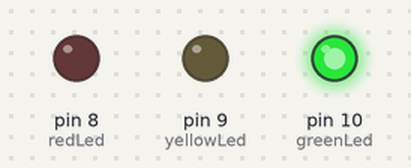
Recording of a sketch running on a simulated Arduino Uno, built with avr-gcc and run on an emulated ATmega328P. On the bench: output pins drawn as LEDs (lit = HIGH).

Above: at 1.0 s.
At 2.2 s:
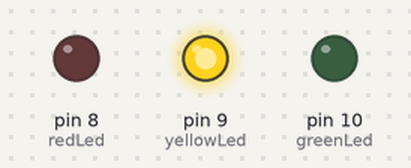
At 3.5 s:
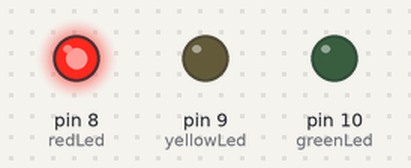
Timing chart, 0 to 5.9 s (numbered marks = the images above):
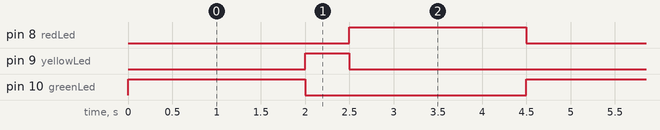

The sketch:

step2_traffic-light.ino
```cpp
/*
 * Traffic Light
 *
 * Circuit: Red LED on Pin 8
 *          Yellow LED on Pin 9
 *          Green LED on Pin 10
 *          All with their own current limiting resistors
 */

int redLed = 8;
int yellowLed = 9;
int greenLed = 10;

// setup() will be called once at the beginning
void setup() {
  // set that each of the pins will be outputs
  pinMode(redLed, OUTPUT);
  pinMode(yellowLed, OUTPUT);
  pinMode(greenLed, OUTPUT);

}

// loop() will be called repeatedly after setup() is done
void loop() {
  // turn off red
  digitalWrite(redLed, LOW);
  // turn on green
  digitalWrite(greenLed, HIGH);
  // wait
  delay(2000);

  // turn off green
  digitalWrite(greenLed, LOW);
  // turn on yellow
  digitalWrite(yellowLed, HIGH);
  // wait
  delay(500);

  // turn off yellow
  digitalWrite(yellowLed, LOW);
  // turn on red
  digitalWrite(redLed, HIGH);
  // wait
  delay(2000);

}
```

Measured:
- by itself, pin 8 (redLed), pin 10 (greenLed): alternates HIGH for 2.0 s and LOW for 2.5 s
- by itself, pin 9 (yellowLed): alternates HIGH for 0.50 s and LOW for 4.0 s
- by itself, everything shown: repeats every 4.5 s, in 3 steps
